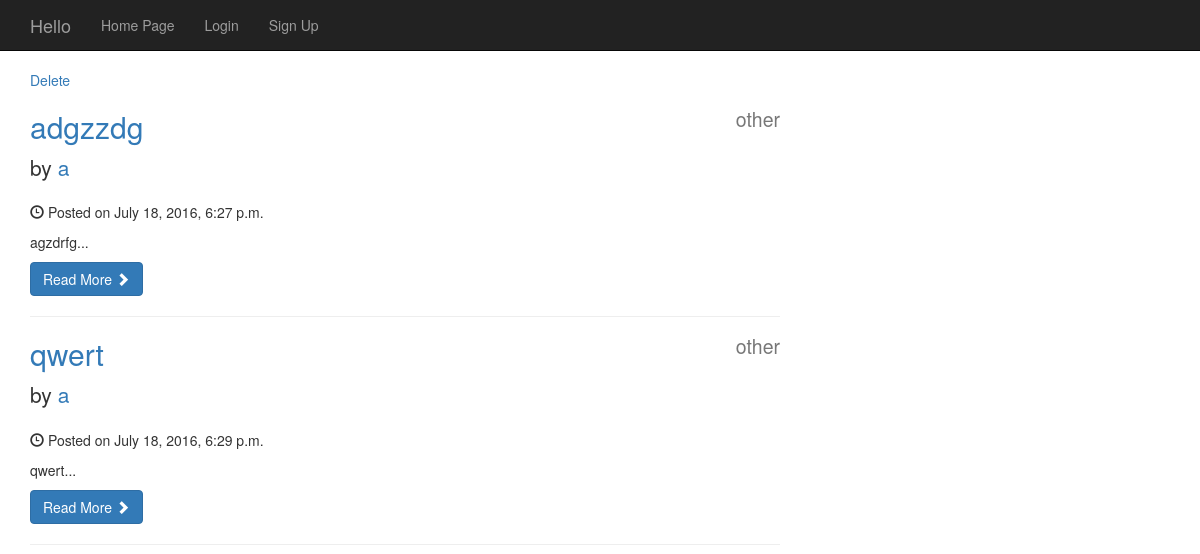
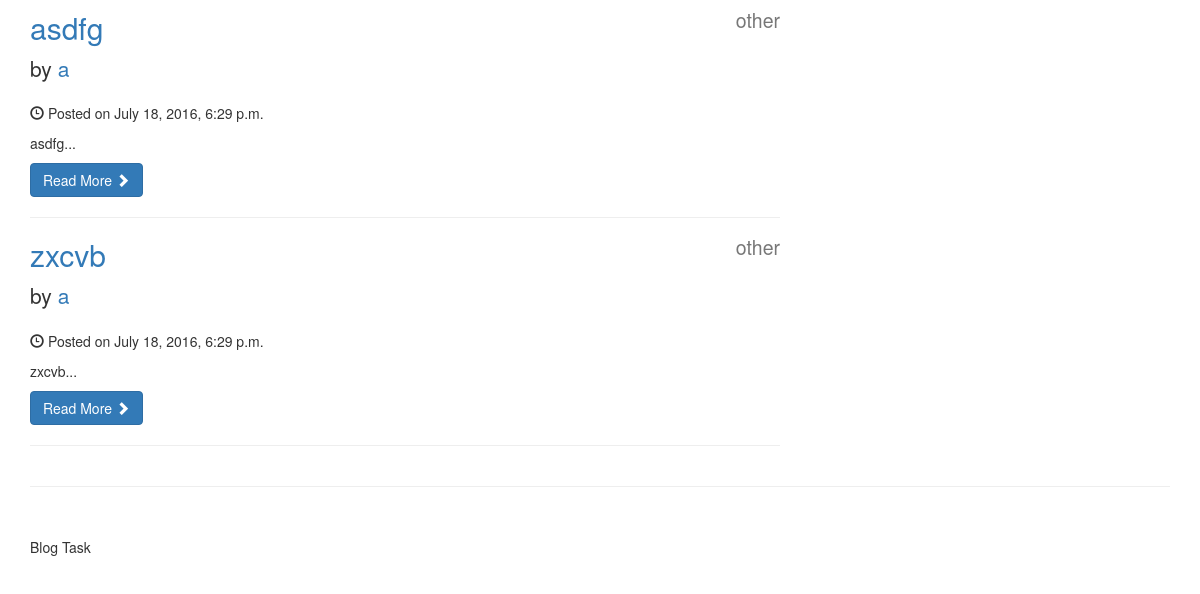
/category/11/, run on an earlier commit of the app's database (2 pictures, top to bottom).
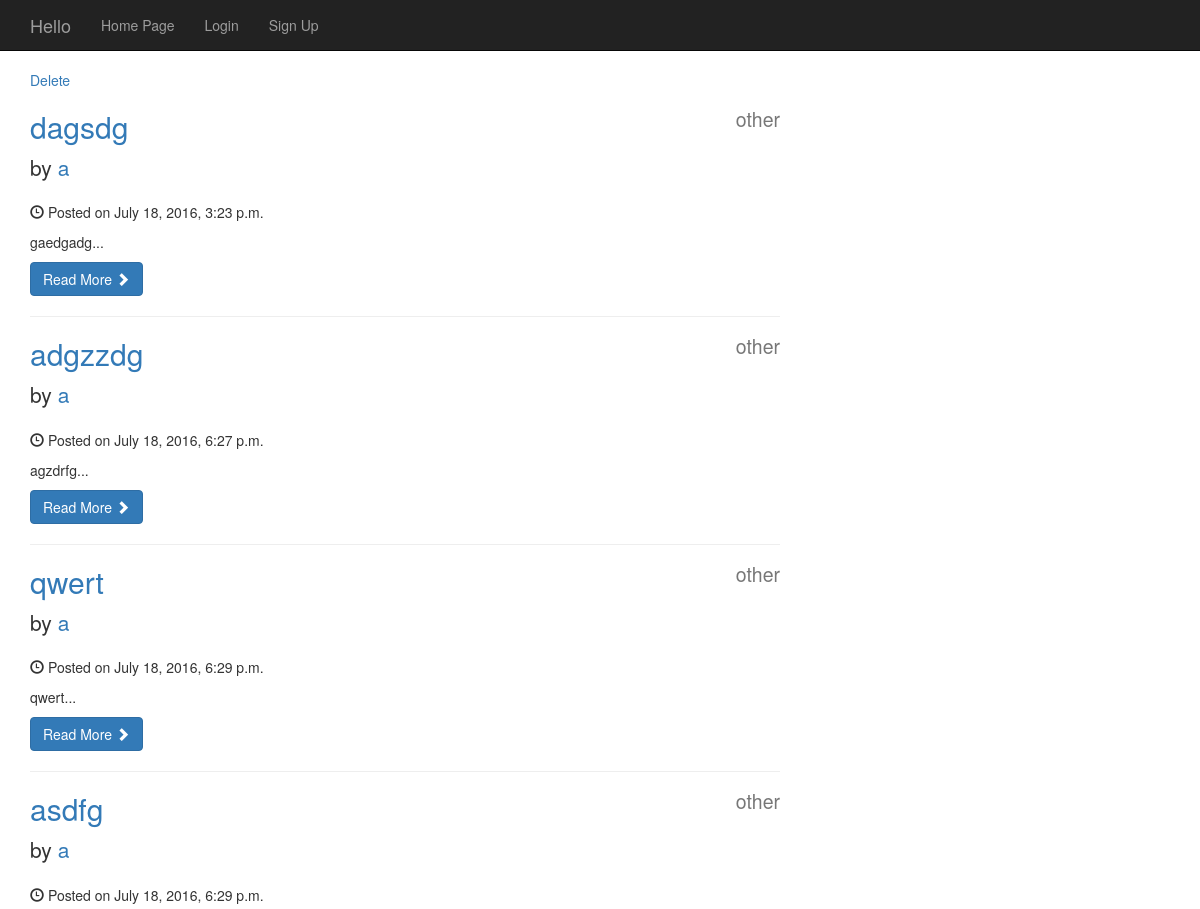
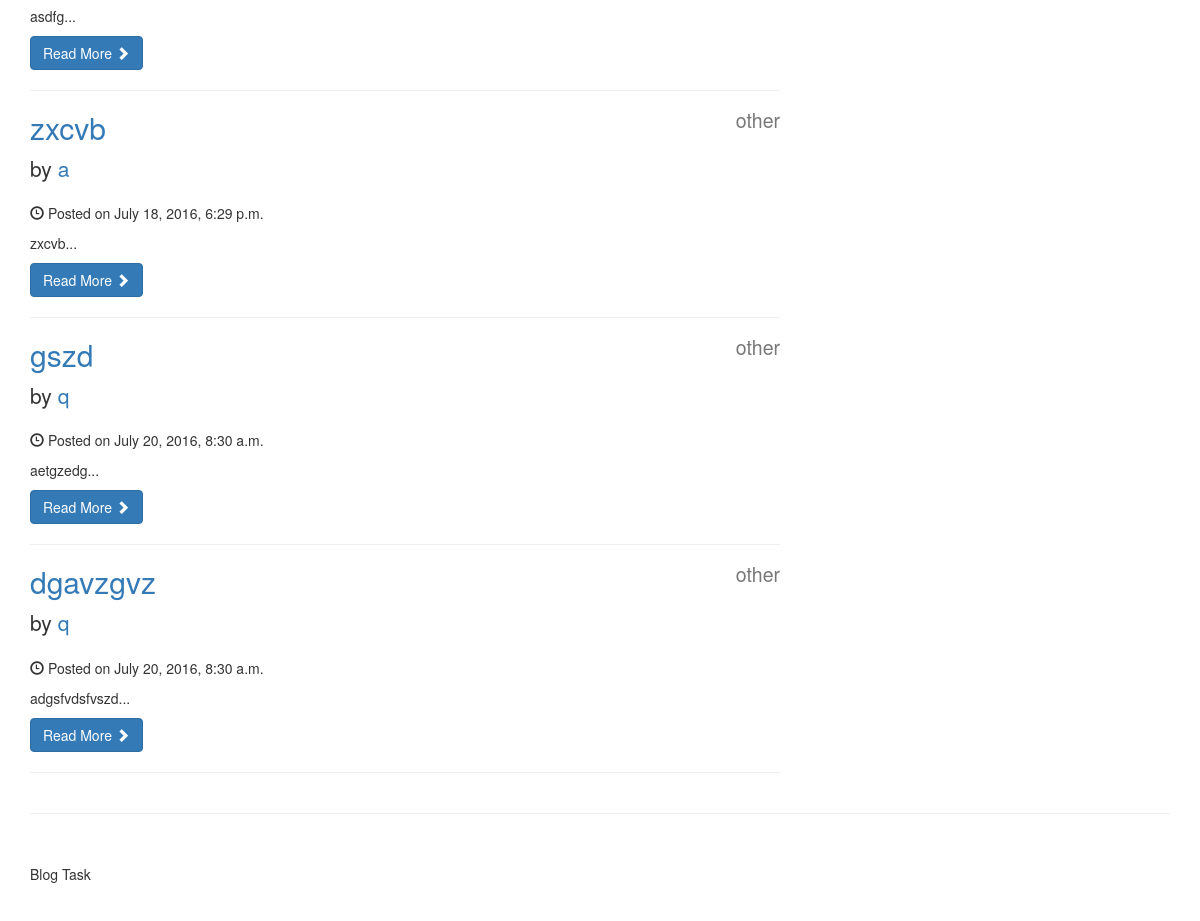
And on a later commit of the database (2 pictures, top to bottom).
### TaskBlogApp/models.py (models this page shows, shortened)
class Post(models.Model):
    post_cat = models.ForeignKey(Category)
    post_author = models.ForeignKey(User)
    post_title = models.CharField(max_length=70)
    post_content = models.TextField()
    post_createdAt = models.DateTimeField(auto_now_add=True, null=True, blank=True)
    post_updatedAd = models.DateTimeField(auto_now_add=False, default=datetime.now)
    post_like = models.IntegerField(default=0)
    post_dislike = models.IntegerField(default=0)

class Category(models.Model):
    cat_title = models.CharField(max_length=70)
    def __str__(self):
        return self.cat_title

### TaskBlogApp/views.py (the view)
# urls.py: url(r'^category/(?P<pk>[0-9]+)/$', views.CategoryView.as_view(), name='category'),
class CategoryView(generic.View):
    template_name = 'categories.html'
    def get(self, request, pk):
        try:
            posts = Post.objects.filter(post_cat_id=self.kwargs.get('pk')).order_by('post_updatedAd')
        except Post.DoesNotExist:
            posts = None
        return render(request, 'categories.html', {
            'posts': posts,
            'cat_pk': self.kwargs.get('pk')
        })

### templates/categories.html (shortened to what this page needs)
<!DOCTYPE html>
<html lang="en">
<head>
    <link rel="stylesheet" href="https://maxcdn.bootstrapcdn.com/bootstrap/3.3.6/css/bootstrap.min.css" />
</head>
<body>
{% extends 'header.html' %}
{% block content %}
    <div class="container">
        <div class="row">
            <div class="col-md-8">
                <a href="{% url 'delete_cat' cat_pk %}">Delete</a>
                {% for post in posts %}
                    <h2>
                        <a href="{% url 'post' post.post_cat_id post.id %}">{{ post.post_title }}</a>
                        <small style="float:right">{{ post.post_cat }}</small>
                    </h2>
                    <p class="lead">
                        by <a href="">{{ post.post_author }}</a>
                    </p>
                    <p><span class="glyphicon glyphicon-time"></span> Posted on {{ post.post_updatedAd }}</p>
                    <p>{{ post.post_content|slice:":300" }}...</p>
                    <a class="btn btn-primary" href="{% url 'post' post.post_cat_id post.id %}">Read More <span class="glyphicon glyphicon-chevron-right"></span></a>
                    <hr>
                {% endfor %}
            </div>
            <div class="col-md-4">
            </div>
        </div>
        <hr>
        <footer>
            <div class="row">
                <div class="col-lg-12">
                    <p>Blog Task</p>
                </div>
            </div>
        </footer>
    </div>
{% endblock %}

What changed in the data, as far as the page shows it:
now on this page (row edited): Post: post_title "dagsdg", post_cat "other", post_author "a", post_updatedAd "July 18, 2016, 3:23 p.m.", post_content "gaedgadg"
added Post: post_title "gszd", post_cat "other", post_author "q", post_updatedAd "July 20, 2016, 8:30 a.m.", post_content "aetgzedg"
added Post: post_title "dgavzgvz", post_cat "other", post_author "q", post_updatedAd "July 20, 2016, 8:30 a.m.", post_content "adgsfvdsfvszd"
